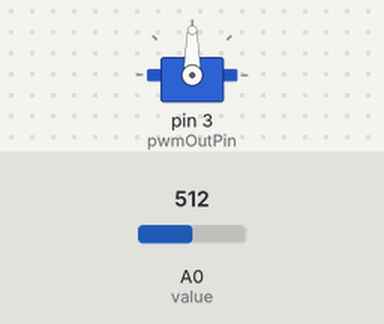
Recording of a sketch running on a simulated Arduino Uno, built with avr-gcc and run on an emulated ATmega328P. Shown: servo. The inputs (shaded band) are chosen by the test bench; at power-on: A0 (value) = 512. What the sketch prints to the serial monitor is not drawn.

Above: at 1.2 s.
1.3 s: A0 (value) set to 716
At 2.5 s:
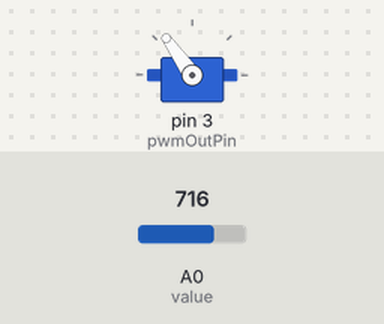
2.8 s: A0 (value) set to 900
At 3.7 s:
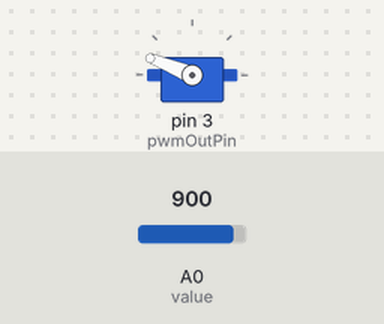
4.3 s: A0 (value) set to 1023
At 4.9 s:
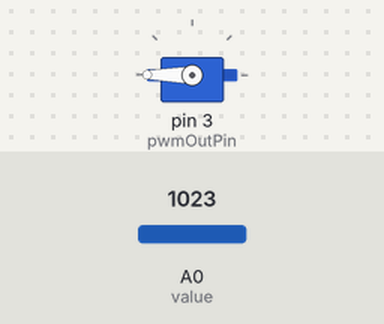
5.8 s: A0 (value) set to 306
At 7.0 s:
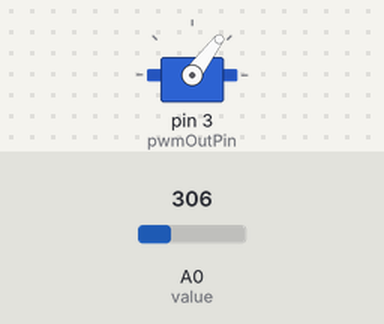
7.3 s: A0 (value) set to 122
At 8.4 s:
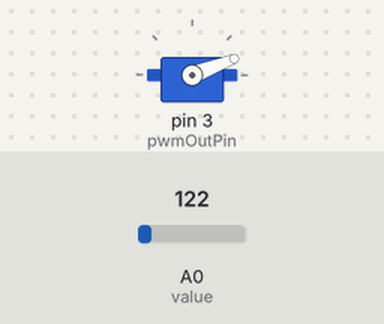
8.8 s: A0 (value) set to 0
At 9.5 s:
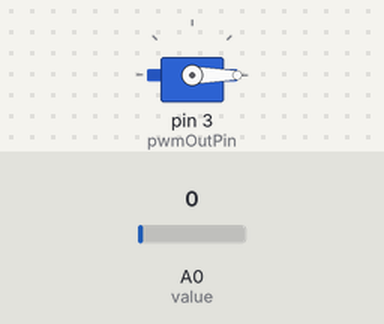
Timing chart, 0 to 11.3 s (numbered marks = the images above; inputs shaded):
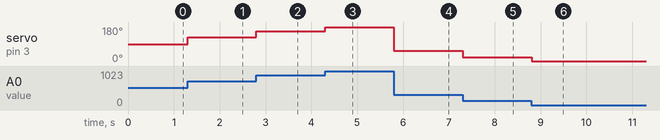

The sketch:

Demo.ino
```cpp
#include <Servo.h>
Servo MOTOR;

const int pwmOutPin = 3; // PWM output
const int value = A0;
int motorValue = 0;
int pinValue;

void setup()
{
  Serial.begin(9600);
  Serial.println("Demo on");

  pinMode(value, INPUT);
  pinMode(pwmOutPin, OUTPUT);
  MOTOR.attach(pwmOutPin);
}

void loop()
{
  // Keep reading from HC-06 and send to Arduino Serial Monitor
  pinValue = analogRead(A0);
  motorValue = map(pinValue, 0, 1023, 0, 180);
  MOTOR.write(motorValue);
  Serial.println(motorValue);
}
```

Measured:
- after the input at 1.3 s, servo on pin 3 (pwmOutPin): 90° → 125° at once
- after the input at 2.8 s, servo on pin 3 (pwmOutPin): 125° → 158° at once
- after the input at 4.3 s, servo on pin 3 (pwmOutPin): 158° → 180° at once
- after the input at 5.8 s, servo on pin 3 (pwmOutPin): 180° → 53° at once
- after the input at 7.3 s, servo on pin 3 (pwmOutPin): 53° → 21° at once
- after the input at 8.8 s, servo on pin 3 (pwmOutPin): 21° → 0° at once
